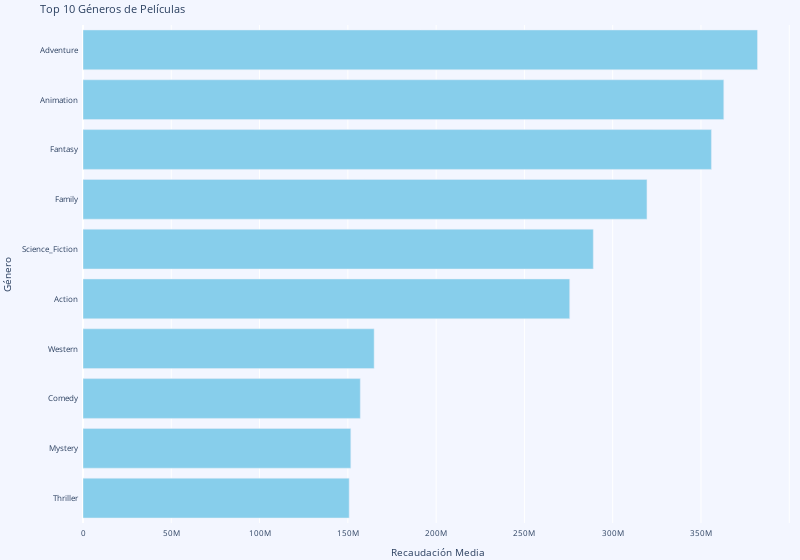

Here is the notebook cell this chart was saved with:
### Code cell
df = df_plots.copy()

df["genres_list"] = df["genres"].str.split()

# Desplegar las filas para cada género con su respectivo revenue
genre_avg_revenue = (
    df.explode("genres_list")[["genres_list", "revenue"]].groupby("genres_list")["revenue"].mean().reset_index()
).sort_values(by="revenue", ascending=True)
top_10_genres = genre_avg_revenue.tail(10)

# Paso 6: Separar en dos listas para poder usarlas en un gráfico o análisis posterior
genres, avg_revenue = top_10_genres["genres_list"], top_10_genres["revenue"]

# Crear el gráfico de barras con plotly.graph_objects
fig = go.Figure()

fig.add_trace(go.Bar(y=genres, x=avg_revenue, marker=dict(color="skyblue"), orientation="h"))

# Personalizar el gráfico
fig.update_layout(
    title="Top 10 Géneros de Películas",
    yaxis_title="Género",
    xaxis_title="Recaudación Media",
    width=800,
    plot_bgcolor="#F3F6FF",
    paper_bgcolor="#F3F6FF",
    font=dict(size=8),
    margin=dict(l=0, r=0, b=0, t=25, pad=4),
)

### Figure 1 — Plotly figure (JSON) as saved in the notebook; plotly's stock layout.template omitted (floating-point values rounded to 4 significant figures)
{"data": [{"marker": {"color": "skyblue"}, "orientation": "h", "type": "bar", "x": [150800000.0, 151700000.0, 157000000.0, 164884080, 275600000.0, 289000000.0, 319400000.0, 355896364, 362900000.0, 382000000.0], "y": ["Thriller", "Mystery", "Comedy", "Western", "Action", "Science_Fiction", "Family", "Fantasy", "Animation", "Adventure"]}], "layout": {"font": {"size": 8}, "margin": {"b": 0, "l": 0, "pad": 4, "r": 0, "t": 25}, "paper_bgcolor": "#F3F6FF", "plot_bgcolor": "#F3F6FF", "title": {"text": "Top 10 Géneros de Películas"}, "width": 800, "xaxis": {"title": {"text": "Recaudación Media"}}, "yaxis": {"title": {"text": "Género"}}}}
